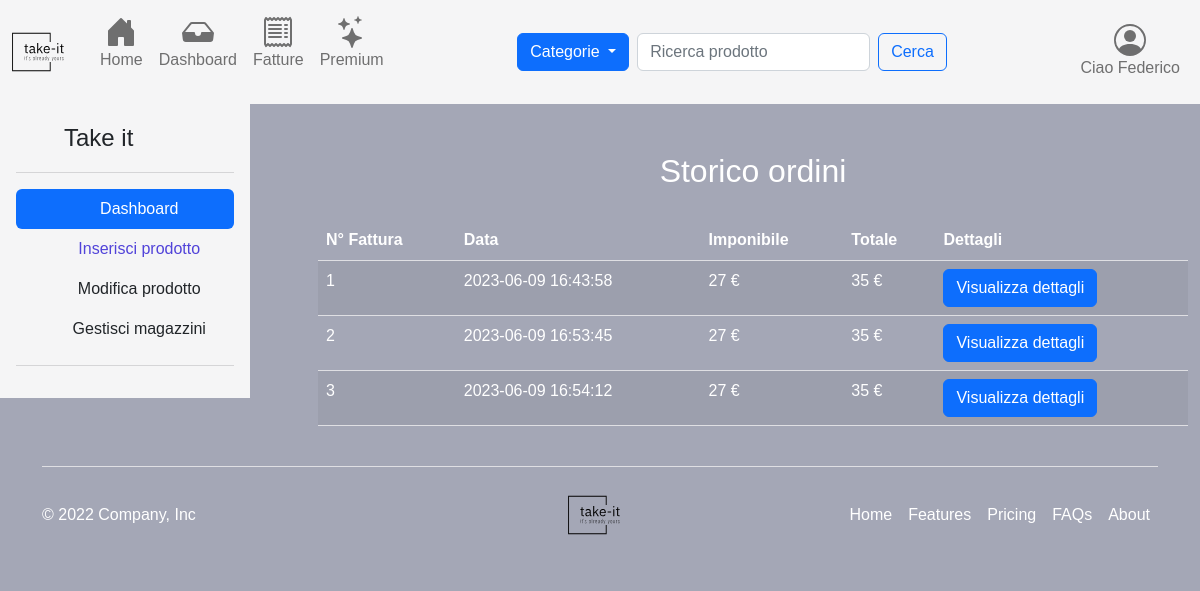
The page /invoiceSection.php (signed in) on the database as committed earlier.
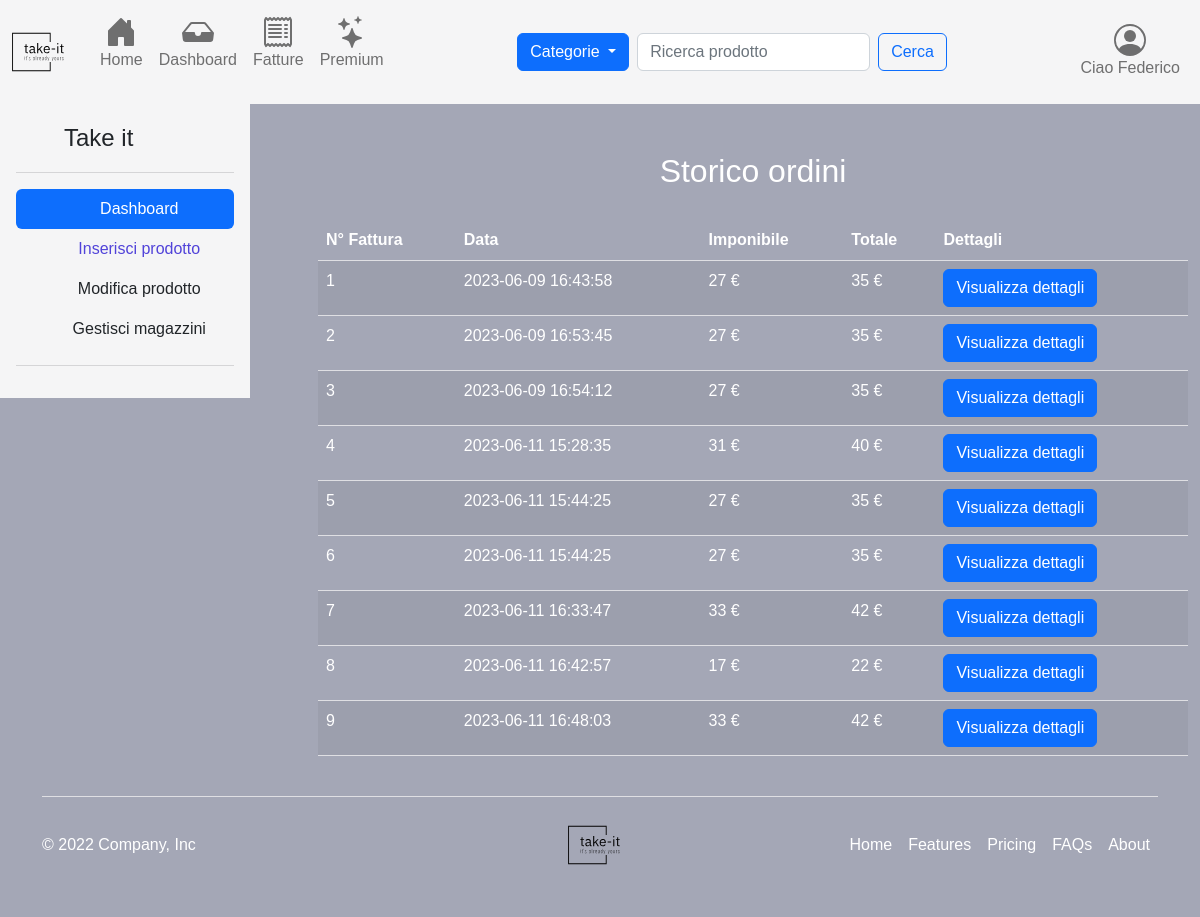
The same page on the database as committed later.
### tables this page shows
CREATE TABLE IF NOT EXISTS `Utente` (
  `Id` int(11) NOT NULL AUTO_INCREMENT,
  `Nome` varchar(50) NOT NULL,
  `Cognome` varchar(50) NOT NULL,
  `Email` varchar(50) NOT NULL,
  `Password` varchar(32) NOT NULL,
  `Claim_id` int(11) NOT NULL,
  `Indirizzo_id` int(11) NOT NULL,
  `Status` int(11) NOT NULL,
  `Timestamp` timestamp NOT NULL DEFAULT current_timestamp(),
  PRIMARY KEY (`Id`),
  KEY `Claim_id` (`Claim_id`),
  KEY `Indirizzo_id` (`Indirizzo_id`)
);

CREATE TABLE IF NOT EXISTS `Fattura` (
  `Id` int(11) NOT NULL AUTO_INCREMENT,
  `Dettaglio_ordine_id` int(11) NOT NULL,
  `Imponibile` decimal(7,0) NOT NULL,
  `Totale` decimal(10,0) NOT NULL,
  `Status` int(2) NOT NULL,
  `Timestamp` timestamp NOT NULL DEFAULT current_timestamp(),
  PRIMARY KEY (`Id`),
  KEY `Dettaglio_ordine_id` (`Dettaglio_ordine_id`)
);

### invoiceSection.php (called while the page is built, shortened)
<?php
require './templates/views/user/invoiceSection.php';
require_once("./templates/base.php");

### src/classes/Dbh.php (called while the page is built, shortened)
<?php
include("./src/utility/UtilsFunctions.php");
include("./src/classes/Session.php");
class Dbh
{
    protected mysqli $connection;
    public function __construct($dbhost = 'localhost', $dbuser = 'root', $dbpass = '', $dbname = 'e-commerce', $charset = 'utf8')
    {
        try {
            $this->connection = new mysqli($dbhost, $dbuser, $dbpass, $dbname);
            $this->connection->set_charset($charset);
        } catch (Exception $e) {
            echo "[Dbh:26] Sono qui";
            echo "Connection failed: " . mysqli_connect_error();
        }
    }
    public function execute($sql, ...$params): array|int|string
    {
        $types = "";
        if ($stmt = $this->connection->prepare($sql)) {
            if (!$stmt->execute()) {
                return "Execute failed: (" . $stmt->errno . ") " . $stmt->error;
            }
            if ($stmt->errno == 0) {
                $result = $stmt->get_result();
                return $result->fetch_all(MYSQLI_ASSOC);
            } else {
                return "Errore" . $stmt->errno;
            }
        } else {
            return 'Unable to prepare MySQL statement (check your syntax) - ' . $this->connection->error;
        }
    }
    public function getRecord(string $tableName, string $where): mixed
    {
        $response = $this->execute("SELECT * FROM `$tableName` WHERE $where");
        return !empty($response) && $response[0] !== null
            ? $response[0]
            : null;
    }
}

### src/classes/Session.php (called while the page is built, shortened)
<?php
class Session extends Dbh
{
    private readonly int $id;
    public function __construct($id)
    {
        $this->id = $id;
        $this->init();
    }
    private function init(): void
    {
        if ($this->checkSessionId($this->id)) {
            $claimType = $this->getClaimTypeFromId($this->id);
        }
    }
    public function checkSessionId($id): bool
    {
        if (isset($id)) {
            $response = parent::execute("SELECT * FROM `Utente` WHERE `Id` = '$id' ");
            if (is_int($response[0]["Id"])) {
                $this->setSessionUser($response[0]);
                $user = $this->getCurrentUser();
                return $user[ID] > 0 && $user["Id"] == $id;
            }
        }
        return false;
    }
    public function setSessionUser($params): void
    {
        $_SESSION[CARRELLO_ID] = $this->getUserCartIdFromDb() !== null && $this->getUserCartIdFromDb() !== CARRELLO_UNSET
            ? $this->getUserCartIdFromDb()
            : $this->bindCartWithUser();
        $_SESSION[RACCOLTA_ID] = $this->getUserCollectionIdFromDb() !== null && $this->getUserCartIdFromDb() !== RACCOLTA_UNSET
            ? $this->getUserCollectionIdFromDb()
            : $this->generateCollectionRecord();
    }
    public function getCurrentUser(): array|int
    {
        return [
            ID => $_SESSION[ID],
            NOME => $_SESSION[NOME],
            COGNOME => $_SESSION[COGNOME],
            EMAIL => $_SESSION[EMAIL],
            PASSWORD => $_SESSION[PASSWORD],
            STATUS => $_SESSION[STATUS],
            CLAIM_ID => $_SESSION[CLAIM_ID],
            INDIRIZZO_ID => $_SESSION[INDIRIZZO_ID],
            CARRELLO_ID => $_SESSION[CARRELLO_ID],
            RACCOLTA_ID => $_SESSION[RACCOLTA_ID]
        ];
    }
    public function getUserCollectionIdFromDb() {
        $where = "Utente_id = " . $this->getCurrentUser()[ID];
        $res = parent::getRecord(RACCOLTA, $where);
        if ($res !== null) {
            return UtilsFunctions::checkResponse($res[ID])
                ? $res[ID]
                : RACCOLTA_UNSET;
        }
        return null;
    }
    public function getUserCartIdFromDb()
    {
        $where = UTENTE_ID." = ".$this->getCurrentUser()[ID];
        $res = parent::getRecord(CARRELLO, $where);
        if ($res !== null) {
            return UtilsFunctions::checkResponse($res[ID])
                ? $res[ID]
                : CARRELLO_UNSET;
        }
        return null;
    }
    public function getClaimTypeFromId($id): ?string
    {
        $res = parent::execute("SELECT * FROM Claim WHERE Id = '$id' ");
        return $res ? $res[0][DESCRIZIONE] : "";
    }
    public function loadInvoices(): array|int|string
    {
        return parent::execute("SELECT f.*
                FROM Fattura f
                JOIN Dettaglio_ordine do ON f.Dettaglio_ordine_id = do.Id
                JOIN Articolo a ON do.Articolo_id = a.Id
                WHERE a.Utente_id = " . $this->getCurrentUser()[ID]);
    }
}

### src/utility/UtilsFunctions.php (called while the page is built, shortened)
<?php
class UtilsFunctions
{
    public static function checkResponse($response): bool
    {
        return is_int($response) && $response > 0;
    }
}

### templates/views/user/invoiceSection.php (the view, shortened to what the rows shown need)
<div class="container  rounded mt-5">
    <h2 class="text-center" style="color: white;">Storico ordini</h2>
    <table class="table table-striped">
        <thead>
        <tr>
            <th style="color: white;">N° Fattura</th>
            <th style="color: white;">Data</th>
            <th style="color: white;">Imponibile</th>
            <th style="color: white;">Totale</th>
            <th style="color: white;">Dettagli</th>
        </tr>
        </thead>
        <tbody>
        <?php
        if (isset($_SESSION[ID])) {
            $session = new Session($_SESSION[ID]);
            $claimType = $session->getClaimTypeFromId($session->getCurrentUser()[CLAIM_ID]);
            switch ($claimType) {
                case CLAIM_SELLER_DESC:
                case CLAIM_SELLER_PR0_DESC:
                    $invoices = $session->loadInvoices();
                    if (!empty($invoices)) {
                        $index = 1;
                        foreach ($invoices as $invoice) {
                            echo '<tr>
                                <td style="color: white;">' . $index++ . '</td>
                                <td style="color: white;">' . $invoice['Timestamp'] . '</td>
                                <td style="color: white;">' . $invoice['Imponibile'] . ' ' . EURO . '</td>
                                <td style="color: white;">' . $invoice['Totale'] . ' ' . EURO . '</td>
                                <td>
                                    <button type="button" class="btn btn-primary" data-bs-toggle="modal" data-bs-target="#exampleModal' . $invoice["Dettaglio_ordine_id"] . '">
                                      Visualizza dettagli
                                    </button>';
                            echo '</td>';
                        }
                    }
                    else {
                    }
                    break;
            }
        } else {
            header("Location: login.php");
        }
        ?>
        </tbody>
    </table>
</div>

### templates/views/utils/navbar.php (shortened to what the rows shown need)
<nav class="navbar navbar-expand-lg bg-light bd-navbar sticky-top" id="navbar-main">
    <div class="container-fluid">
        <div class="collapse navbar-collapse" id="navbarSupportedContent">
            <ul class="navbar-nav flex-row flex-wrap ms-md-auto justify-content-between" id="btn-toogle-navbar">
                <li class="nav-item dropdown">
                    <a class="nav-link" href="#" role="button" data-bs-toggle="dropdown" aria-expanded="false">
                        <div class="nav-caption-item">
                            <?php
                                if(isset($_SESSION["Id"])) {
                                    try {
                                        $session = new Session($_SESSION["Id"]);
                                        $user = $session->getCurrentUser();
                                        if ($user[ID] !== ID_UNSET) {
                                            echo 'Ciao ' . $user[NOME];
                                        } else {
                                            echo '<p>Utente</p>';
                                        }
                                    } catch (Exception $e) {
                                        echo $e->getMessage();
                                    }
                                } else {
                                    echo '<p>Utente</p>';
                                }
                            ?>
                        </div>
                    </a>
                </li>
            </ul>
        </div>
    </div>
</nav>

Rows that differ between the two databases and show on the page:
added fattura: Timestamp "2023-06-11 15:28:35", Imponibile "31", Totale "40"
added fattura: Timestamp "2023-06-11 15:44:25", Imponibile "27", Totale "35"
added fattura: Timestamp "2023-06-11 15:44:25", Imponibile "27", Totale "35"
added fattura: Timestamp "2023-06-11 16:33:47", Imponibile "33", Totale "42"
added fattura: Timestamp "2023-06-11 16:42:57", Imponibile "17", Totale "22"
added fattura: Timestamp "2023-06-11 16:48:03", Imponibile "33", Totale "42"
